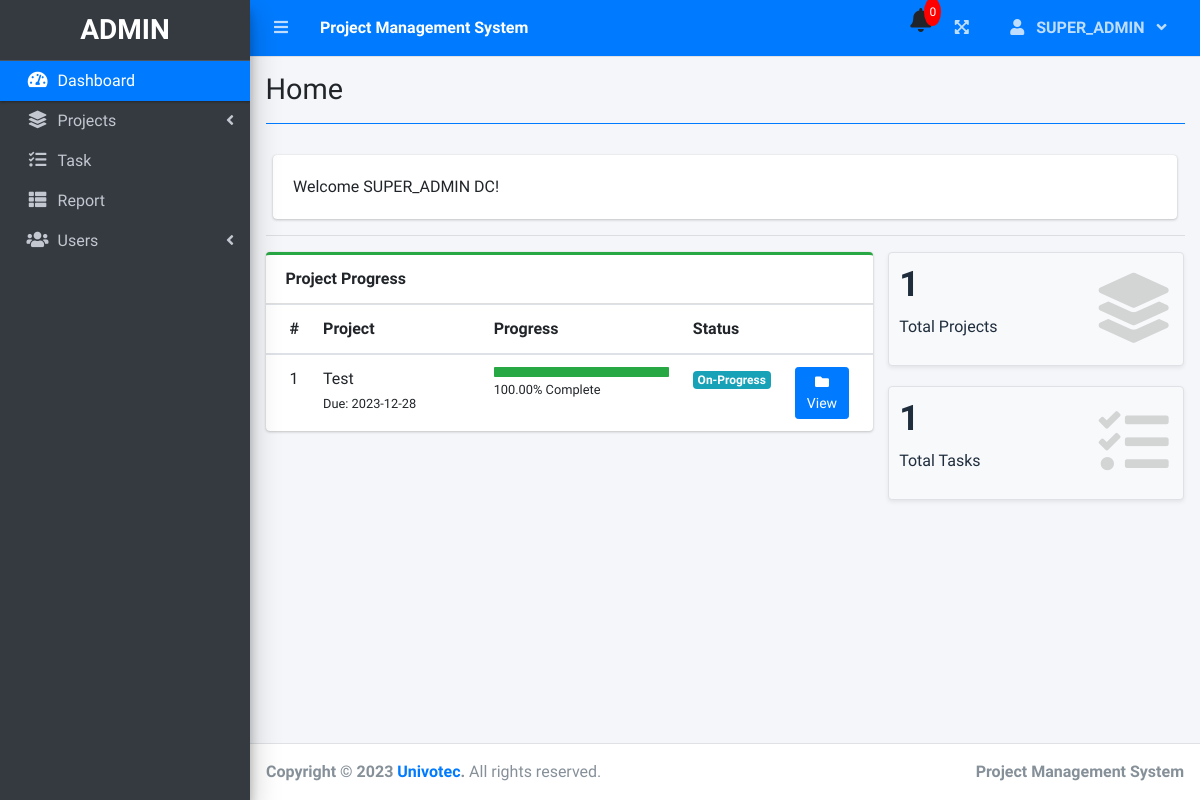
Page / (signed in) on the earlier database version.
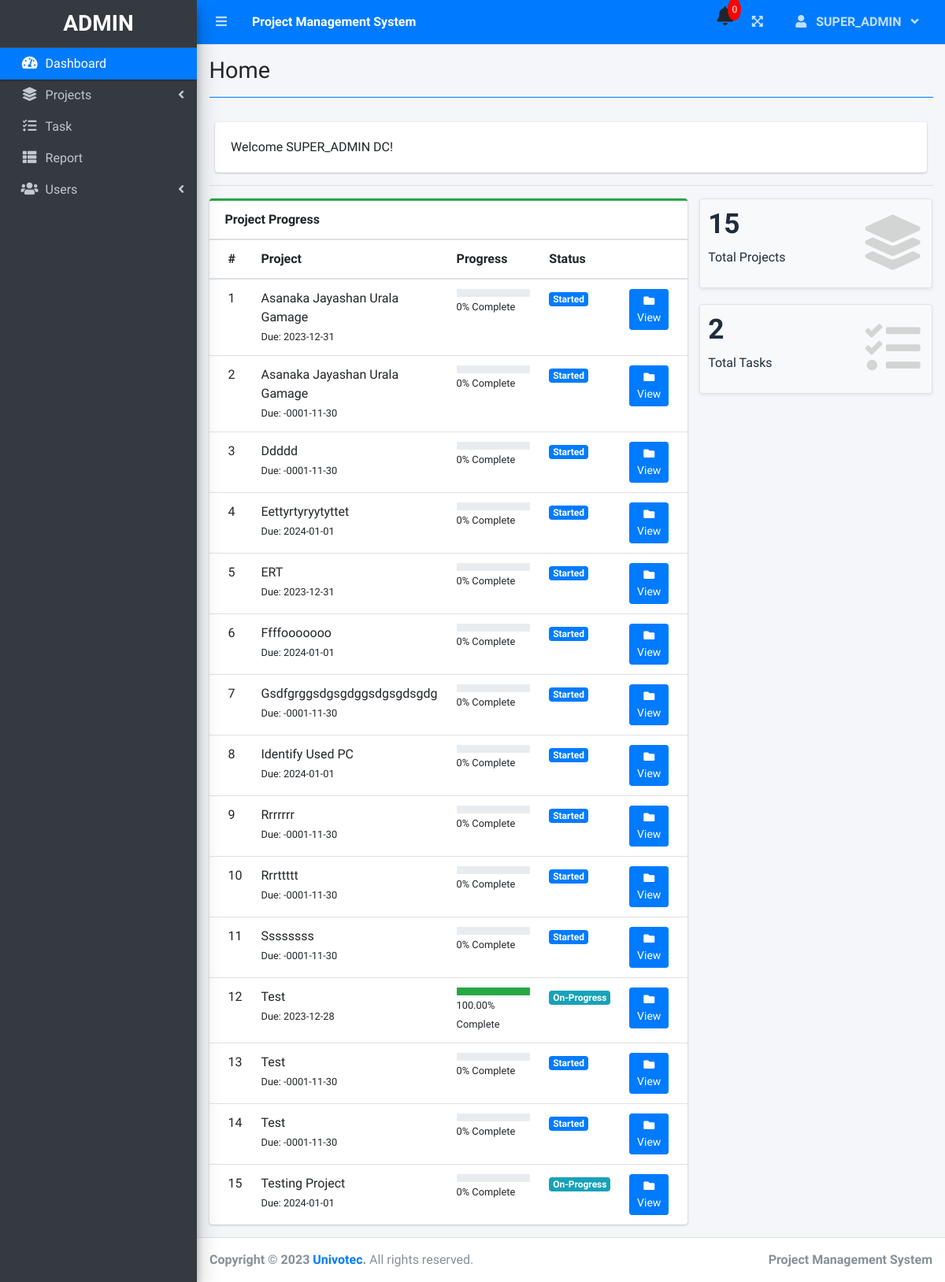
Same page on the later database version.
### tables this page shows
CREATE TABLE `project_list` (
  `id` int(30) NOT NULL,
  `name` varchar(200) NOT NULL,
  `description` text NOT NULL,
  `status` tinyint(2) NOT NULL,
  `start_date` date NOT NULL,
  `review_brief_date` date NOT NULL,
  `design_date` date NOT NULL,
  `development_date` date NOT NULL,
  `site_test_date` date NOT NULL,
  `uat_date` date NOT NULL,
  `go_live_date` date NOT NULL,
  `end_date` date NOT NULL,
  `manager_id` int(30) NOT NULL,
  `user_ids` text NOT NULL,
  `date_created` datetime NOT NULL DEFAULT current_timestamp()
);

### home.php (the view, shortened to what this page needs)
<?php include('db_connect.php') ?>
<div class="col-12">
  <div class="card">
    <div class="card-body">
      Welcome <?php echo $_SESSION['login_name'] ?>!
    </div>
  </div>
</div>
<hr>
<?php
$where2 = "";
?>
<div class="row">
  <div class="col-md-8">
    <div class="card card-outline card-success">
      <div class="card-header">
        <b>Project Progress</b>
      </div>
      <div class="card-body p-0">
        <div class="table-responsive">
          <table class="table m-0 table-hover">
            <colgroup>
              <col width="5%">
              <col width="30%">
              <col width="35%">
              <col width="15%">
              <col width="15%">
            </colgroup>
            <thead>
              <th>#</th>
              <th>Project</th>
              <th>Progress</th>
              <th>Status</th>
              <th></th>
            </thead>
            <tbody>
              <?php
              $i = 1;
              $stat = array("Pending", "Started", "On-Progress", "On-Hold", "Over Due", "Done");
              $where = "";
              $qry = $conn->query("SELECT * FROM project_list $where order by name asc");
              while ($row = $qry->fetch_assoc()) :
                $tprog = $conn->query("SELECT * FROM task_list where project_id = {$row['id']}")->num_rows;
                $cprog = $conn->query("SELECT * FROM task_list where project_id = {$row['id']} and status = 3")->num_rows;
                $prog = $tprog > 0 ? ($cprog / $tprog) * 100 : 0;
                $prog = $prog > 0 ?  number_format($prog, 2) : $prog;
                $prod = $conn->query("SELECT * FROM user_productivity where project_id = {$row['id']}")->num_rows;
                if ($row['status'] == 0 && strtotime(date('Y-m-d')) >= strtotime($row['start_date'])) :
                  if ($prod  > 0  || $cprog > 0)
                    $row['status'] = 2;
                  else
                    $row['status'] = 1;
                elseif ($row['status'] == 0 && strtotime(date('Y-m-d')) > strtotime($row['end_date'])) :
                  $row['status'] = 4;
                endif;
              ?>
                <tr>
                  <td>
                    <?php echo $i++ ?>
                  </td>
                  <td>
                    <a>
                      <?php echo ucwords($row['name']) ?>
                    </a>
                    <br>
                    <small>
                      Due: <?php echo date("Y-m-d", strtotime($row['end_date'])) ?>
                    </small>
                  </td>
                  <td class="project_progress">
                    <div class="progress progress-sm">
                      <div class="progress-bar bg-green" role="progressbar" aria-valuenow="57" aria-valuemin="0" aria-valuemax="100" style="width: <?php echo $prog ?>%">
                      </div>
                    </div>
                    <small>
                      <?php echo $prog ?>% Complete
                    </small>
                  </td>
                  <td class="project-state">
                    <?php
                    if ($stat[$row['status']] == 'Pending') {
                      echo "<span class='badge badge-secondary'>{$stat[$row['status']]}</span>";
                    } elseif ($stat[$row['status']] == 'Started') {
                      echo "<span class='badge badge-primary'>{$stat[$row['status']]}</span>";
                    } elseif ($stat[$row['status']] == 'On-Progress') {
                      echo "<span class='badge badge-info'>{$stat[$row['status']]}</span>";
                    } elseif ($stat[$row['status']] == 'On-Hold') {
                      echo "<span class='badge badge-warning'>{$stat[$row['status']]}</span>";
                    } elseif ($stat[$row['status']] == 'Over Due') {
                      echo "<span class='badge badge-danger'>{$stat[$row['status']]}</span>";
                    } elseif ($stat[$row['status']] == 'Done') {
                      echo "<span class='badge badge-success'>{$stat[$row['status']]}</span>";
                    }
                    ?>
                  </td>
                  <td>
                    <a class="btn btn-primary btn-sm" href="./index.php?page=view_project&id=<?php echo $row['id'] ?>">
                      <i class="fas fa-folder">
                      </i>
                      View
                    </a>
                  </td>
                </tr>
              <?php endwhile; ?>
            </tbody>
          </table>
        </div>
      </div>
    </div>
  </div>
  <div class="col-md-4">
    <div class="row">
      <div class="col-12 col-sm-6 col-md-12">
        <div class="small-box bg-light shadow-sm border">
          <div class="inner">
            <h3><?php echo $conn->query("SELECT * FROM project_list $where")->num_rows; ?></h3>
            <p>Total Projects</p>
          </div>
          <div class="icon">
            <i class="fa fa-layer-group"></i>
          </div>
        </div>
      </div>
      <div class="col-12 col-sm-6 col-md-12">
        <div class="small-box bg-light shadow-sm border">
          <div class="inner">
            <h3><?php echo $conn->query("SELECT t.*,p.name as pname,p.start_date,p.status as pstatus, p.end_date,p.id as pid FROM task_list t inner join project_list p on p.id = t.project_id $where2")->num_rows; ?></h3>
            <p>Total Tasks</p>
          </div>
          <div class="icon">
            <i class="fa fa-tasks"></i>
          </div>
        </div>
      </div>
    </div>
  </div>
</div>

### index.php (shortened to what this page needs)
<!DOCTYPE html>
<html lang="en">
<?php
	include 'header.php'
?>
<body class="hold-transition sidebar-mini layout-fixed layout-navbar-fixed layout-footer-fixed" onload = "table();">
<div class="wrapper">
  <?php include 'topbar.php' ?>
  <?php include 'sidebar.php' ?>
  <div class="content-wrapper">
    <div class="content-header">
      <div class="container-fluid">
        <div class="row mb-2">
          <div class="col-sm-6">
            <h1 class="m-0"><?php echo $title ?></h1>
          </div>
        </div>
            <hr class="border-primary">
      </div>
    </div>
    <section class="content">
      <div class="container-fluid">
         <?php
            $page = isset($_GET['page']) ? $_GET['page'] : 'home';
            if(!file_exists($page.".php")){
                include '404.html';
            }else{
            include $page.'.php';
            }
          ?>
      </div>
    </section>
  </div>
  <footer class="main-footer">
    <strong>Copyright &copy; 2023 <a href="http://univotec.ac.lk/">Univotec</a>.</strong>
    All rights reserved.
    <div class="float-right d-none d-sm-inline-block">
      <b><?php echo $_SESSION['system']['name'] ?></b>
    </div>
  </footer>
</div>
</body>
</html>

### header.php (shortened to what this page needs)
<head>
  <?php
  $title = isset($_GET['page']) ? ucwords(str_replace("_", ' ', $_GET['page'])) : "Home";
  ?>
  <link rel="stylesheet" href="assets/plugins/fontawesome-free/css/all.min.css">
  <link rel="stylesheet" href="assets/plugins/overlayScrollbars/css/OverlayScrollbars.min.css">
  <link rel="stylesheet" href="assets/plugins/datatables-bs4/css/dataTables.bootstrap4.min.css">
  <link rel="stylesheet" href="assets/plugins/datatables-responsive/css/responsive.bootstrap4.min.css">
  <link rel="stylesheet" href="assets/plugins/datatables-buttons/css/buttons.bootstrap4.min.css">
  <link rel="stylesheet" href="assets/plugins/select2/css/select2.min.css">
  <link rel="stylesheet" href="assets/plugins/select2-bootstrap4-theme/select2-bootstrap4.min.css">
  <link rel="stylesheet" href="assets/plugins/sweetalert2-theme-bootstrap-4/bootstrap-4.min.css">
  <link rel="stylesheet" href="assets/plugins/toastr/toastr.min.css">
  <link rel="stylesheet" href="assets/plugins/dropzone/min/dropzone.min.css">
  <link rel="stylesheet" href="assets/dist/css/jquery.datetimepicker.min.css">
  <link rel="stylesheet" href="assets/plugins/icheck-bootstrap/icheck-bootstrap.min.css">
  <link rel="stylesheet" href="assets/plugins/bootstrap4-toggle/css/bootstrap4-toggle.min.css">
  <link rel="stylesheet" href="assets/dist/css/adminlte.min.css">
  <link rel="stylesheet" href="assets/dist/css/styles.css">
  <link rel="stylesheet" href="assets/plugins/summernote/summernote-bs4.min.css">
</head>

### topbar.php (shortened to what this page needs)
<nav class="main-header navbar navbar-expand navbar-primary navbar-dark ">
  <ul class="navbar-nav">
    <?php if (isset($_SESSION['login_id'])) : ?>
      <li class="nav-item">
        <a class="nav-link" data-widget="pushmenu" href="" role="button"><i class="fas fa-bars"></i></a>
      </li>
    <?php endif; ?>
    <li>
      <a class="nav-link text-white" href="./" role="button">
        <large><b><?php echo $_SESSION['system']['name'] ?></b></large>
      </a>
    </li>
  </ul>
  <ul class="navbar-nav ml-auto">
    <li class="nav-item">
      <div class="container">
        <div class="notification-icon">
          <i class="fa fa-bell"></i>
          <span class="notification-count">0</span>
        </div>
      </div>
    </li>
    <li class="nav-item">
      <a class="nav-link" data-widget="fullscreen" href="#" role="button">
        <i class="fas fa-expand-arrows-alt"></i>
      </a>
    </li>
    <li class="nav-item dropdown">
      <a class="nav-link" data-toggle="dropdown" aria-expanded="true" href="javascript:void(0)">
        <span>
          <div class="d-felx badge-pill">
            <span class="fa fa-user mr-2"></span>
            <span><b><?php echo ucwords($_SESSION['login_firstname']) ?></b></span>
            <span class="fa fa-angle-down ml-2"></span>
          </div>
        </span>
      </a>
    </li>
  </ul>
</nav>

### sidebar.php (shortened to what this page needs)
<aside class="main-sidebar sidebar-dark-primary elevation-4">
  <div class="dropdown">
 	<a href="./" class="brand-link">
      <?php if($_SESSION['login_type'] == 1): ?>
      <h3 class="text-center p-0 m-0"><b>ADMIN</b></h3>
      <?php else: ?>
      <h3 class="text-center p-0 m-0"><b>USER</b></h3>
      <?php endif; ?>
  </a>
  </div>
  <div class="sidebar pb-4 mb-4">
    <nav class="mt-2">
      <ul class="nav nav-pills nav-sidebar flex-column nav-flat" data-widget="treeview" role="menu" data-accordion="false">
        <li class="nav-item dropdown">
          <a href="./" class="nav-link nav-home">
            <i class="nav-icon fas fa-tachometer-alt"></i>
            <p>
              Dashboard
            </p>
          </a>
        </li>
        <li class="nav-item">
          <a href="#" class="nav-link nav-edit_project nav-view_project">
            <i class="nav-icon fas fa-layer-group"></i>
            <p>
              Projects
              <i class="right fas fa-angle-left"></i>
            </p>
          </a>
        </li>
        <li class="nav-item">
              <a href="./index.php?page=task_list" class="nav-link nav-task_list">
                <i class="fas fa-tasks nav-icon"></i>
                <p>Task</p>
              </a>
        </li>
        <?php if($_SESSION['login_type'] != 3): ?>
         <li class="nav-item">
              <a href="./index.php?page=reports" class="nav-link nav-reports">
                <i class="fas fa-th-list nav-icon"></i>
                <p>Report</p>
              </a>
        </li>
        <?php endif; ?>
        <?php if($_SESSION['login_type'] == 1): ?>
        <li class="nav-item">
          <a href="#" class="nav-link nav-edit_user">
            <i class="nav-icon fas fa-users"></i>
            <p>
              Users
              <i class="right fas fa-angle-left"></i>
            </p>
          </a>
        </li>
      <?php endif; ?>
      </ul>
    </nav>
  </div>
</aside>

Differences in the rows shown:
added project_list: name "Asanaka Jayashan Urala Gamage", end_date "2023-12-31", prog "0", status "Started"
added project_list: name "Asanaka Jayashan Urala Gamage", end_date "-0001-11-30", prog "0", status "Started"
added project_list: name "Ddddd", end_date "-0001-11-30", prog "0", status "Started"
added project_list: name "Eettyrtyryytyttet", end_date "2024-01-01", prog "0", status "Started"
added project_list: name "ERT", end_date "2023-12-31", prog "0", status "Started"
added project_list: name "Ffffooooooo", end_date "2024-01-01", prog "0", status "Started"
added project_list: name "Gsdfgrggsdgsgdggsdgsgdsgdg", end_date "-0001-11-30", prog "0", status "Started"
added project_list: name "Identify Used PC", end_date "2024-01-01", prog "0", status "Started"
added project_list: name "Rrrrrrr", end_date "-0001-11-30", prog "0", status "Started"
added project_list: name "Rrrttttt", end_date "-0001-11-30", prog "0", status "Started"
added project_list: name "Ssssssss", end_date "-0001-11-30", prog "0", status "Started"
added project_list: name "Test", end_date "-0001-11-30", prog "0", status "Started"
added project_list: name "Test", end_date "-0001-11-30", prog "0", status "Started"
added project_list: name "Testing Project", end_date "2024-01-01", prog "0", manager "On-Progress"
Other differences:
$conn->query("SELECT * FROM project_list $where")->num_rows: "1" → "15"
text no longer shown: "1"
text now shown: "2"
